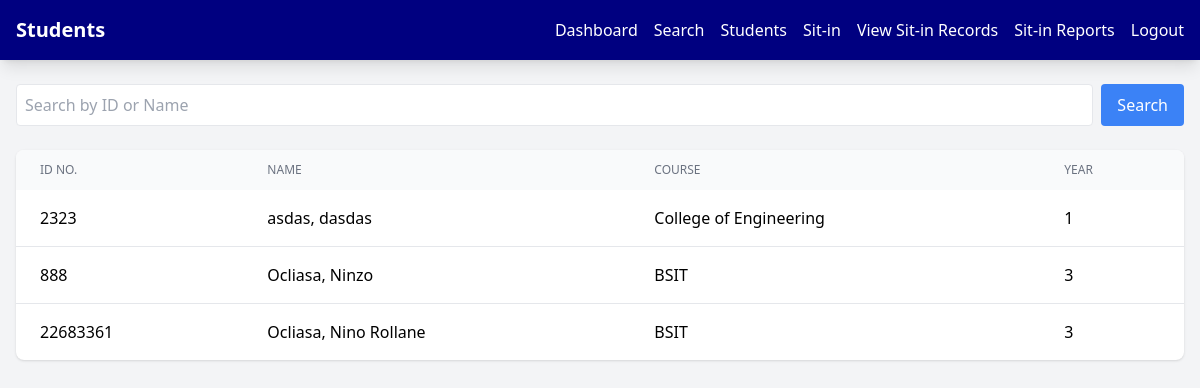
The page /admin/students.php on the database its author committed.
### tables this page shows
CREATE TABLE `students` (
  `StudID` int(11) NOT NULL,
  `IDNO` int(11) NOT NULL,
  `Last_Name` varchar(100) NOT NULL,
  `First_Name` varchar(100) NOT NULL,
  `Mid_Name` varchar(100) NOT NULL,
  `Course` varchar(100) NOT NULL,
  `Year_lvl` int(11) NOT NULL,
  `Username` varchar(100) NOT NULL,
  `Password` varchar(100) NOT NULL,
  `profile_image` varchar(255) NOT NULL,
  `Email` varchar(255) NOT NULL,
  `Address` varchar(255) NOT NULL
);

### admin/students.php (the view, shortened to what this page needs)
<?php
$servername = "localhost";
$username = "root";
$password = "";
$database = "users";
$conn = new mysqli($servername, $username, $password, $database);
$search = isset($_GET['search']) ? $_GET['search'] : '';
if ($search) {
    $sql = "SELECT * FROM students WHERE IDNO LIKE ? OR First_Name LIKE ? OR Last_Name LIKE ?";
    $stmt = $conn->prepare($sql);
    $searchTerm = "%$search%";
    $stmt->bind_param("sss", $searchTerm, $searchTerm, $searchTerm);
    $stmt->execute();
    $result = $stmt->get_result();
} else {
    $sql = "SELECT * FROM students ORDER BY Last_Name";
    $result = $conn->query($sql);
}
?>
<!DOCTYPE html>
<html lang="en">
<head>
    <script src="https://cdn.tailwindcss.com"></script>
    <link rel="stylesheet" href="https://cdnjs.cloudflare.com/ajax/libs/font-awesome/6.4.0/css/all.min.css">
</head>
<nav class="bg-primary shadow-lg">
        <div class="max-w-7xl mx-auto px-4">
            <div class="flex justify-between items-center">
                <span class="text-white text-xl font-bold py-4">Students</span>
                <div class="flex space-x-4">
                    <div class="hidden md:flex items-center space-x-4">
                        <a href="dashboard.php" class="nav-link text-white hover:text-gray-200">Dashboard</a>
                        <a href="search.php" class="nav-link text-white hover:text-gray-200">Search</a>
                        <a href="students.php" class="nav-link text-white hover:text-gray-200">Students</a>
                        <a href="sitin.php" class="nav-link text-white hover:text-gray-200">Sit-in</a>
                        <a href="sit_in_records.php" class="nav-link text-white hover:text-gray-200">View Sit-in Records</a>
                        <a href="sit_in_reports.php" class="nav-link text-white hover:text-gray-200">Sit-in Reports</a>
                        <a href="../logout.php" class="nav-link text-white hover:text-gray-200">Logout</a>
                    </div>
                </div>
            </div>
        </div>
    </nav>
<body class="bg-gray-100">
    <div class="max-w-7xl mx-auto py-6 px-4">
        <div class="mb-6">
            <form method="GET" class="flex gap-2">
                <input type="text" name="search" placeholder="Search by ID or Name"
                       value="<?= htmlspecialchars($search) ?>"
                       class="flex-1 border p-2 rounded">
                <button type="submit" class="bg-blue-500 text-white px-4 py-2 rounded">
                    Search
                </button>
            </form>
        </div>
        <div class="bg-white rounded-lg shadow overflow-hidden">
            <table class="min-w-full">
                <thead class="bg-gray-50">
                    <tr>
                        <th class="px-6 py-3 text-left text-xs font-medium text-gray-500 uppercase">ID No.</th>
                        <th class="px-6 py-3 text-left text-xs font-medium text-gray-500 uppercase">Name</th>
                        <th class="px-6 py-3 text-left text-xs font-medium text-gray-500 uppercase">Course</th>
                        <th class="px-6 py-3 text-left text-xs font-medium text-gray-500 uppercase">Year</th>
                    </tr>
                </thead>
                <tbody class="divide-y divide-gray-200">
                    <?php while($row = $result->fetch_assoc()): ?>
                        <tr>
                            <td class="px-6 py-4"><?= htmlspecialchars($row['IDNO']) ?></td>
                            <td class="px-6 py-4">
                                <?= htmlspecialchars($row['Last_Name'] . ', ' . $row['First_Name']) ?>
                            </td>
                            <td class="px-6 py-4"><?= htmlspecialchars($row['Course']) ?></td>
                            <td class="px-6 py-4"><?= htmlspecialchars($row['Year_lvl']) ?></td>
                        </tr>
                    <?php endwhile; ?>
                </tbody>
            </table>
        </div>
    </div>
</body>
</html>

### rows shown on the page
students: IDNO "2323", Last_Name+First_Name "asdas, dasdas", Course "College of Engineering", Year_lvl "1"
students: IDNO "888", Last_Name+First_Name "Ocliasa, Ninzo", Course "BSIT", Year_lvl "3"
students: IDNO "22683361", Last_Name+First_Name "Ocliasa, Nino Rollane", Course "BSIT", Year_lvl "3"
